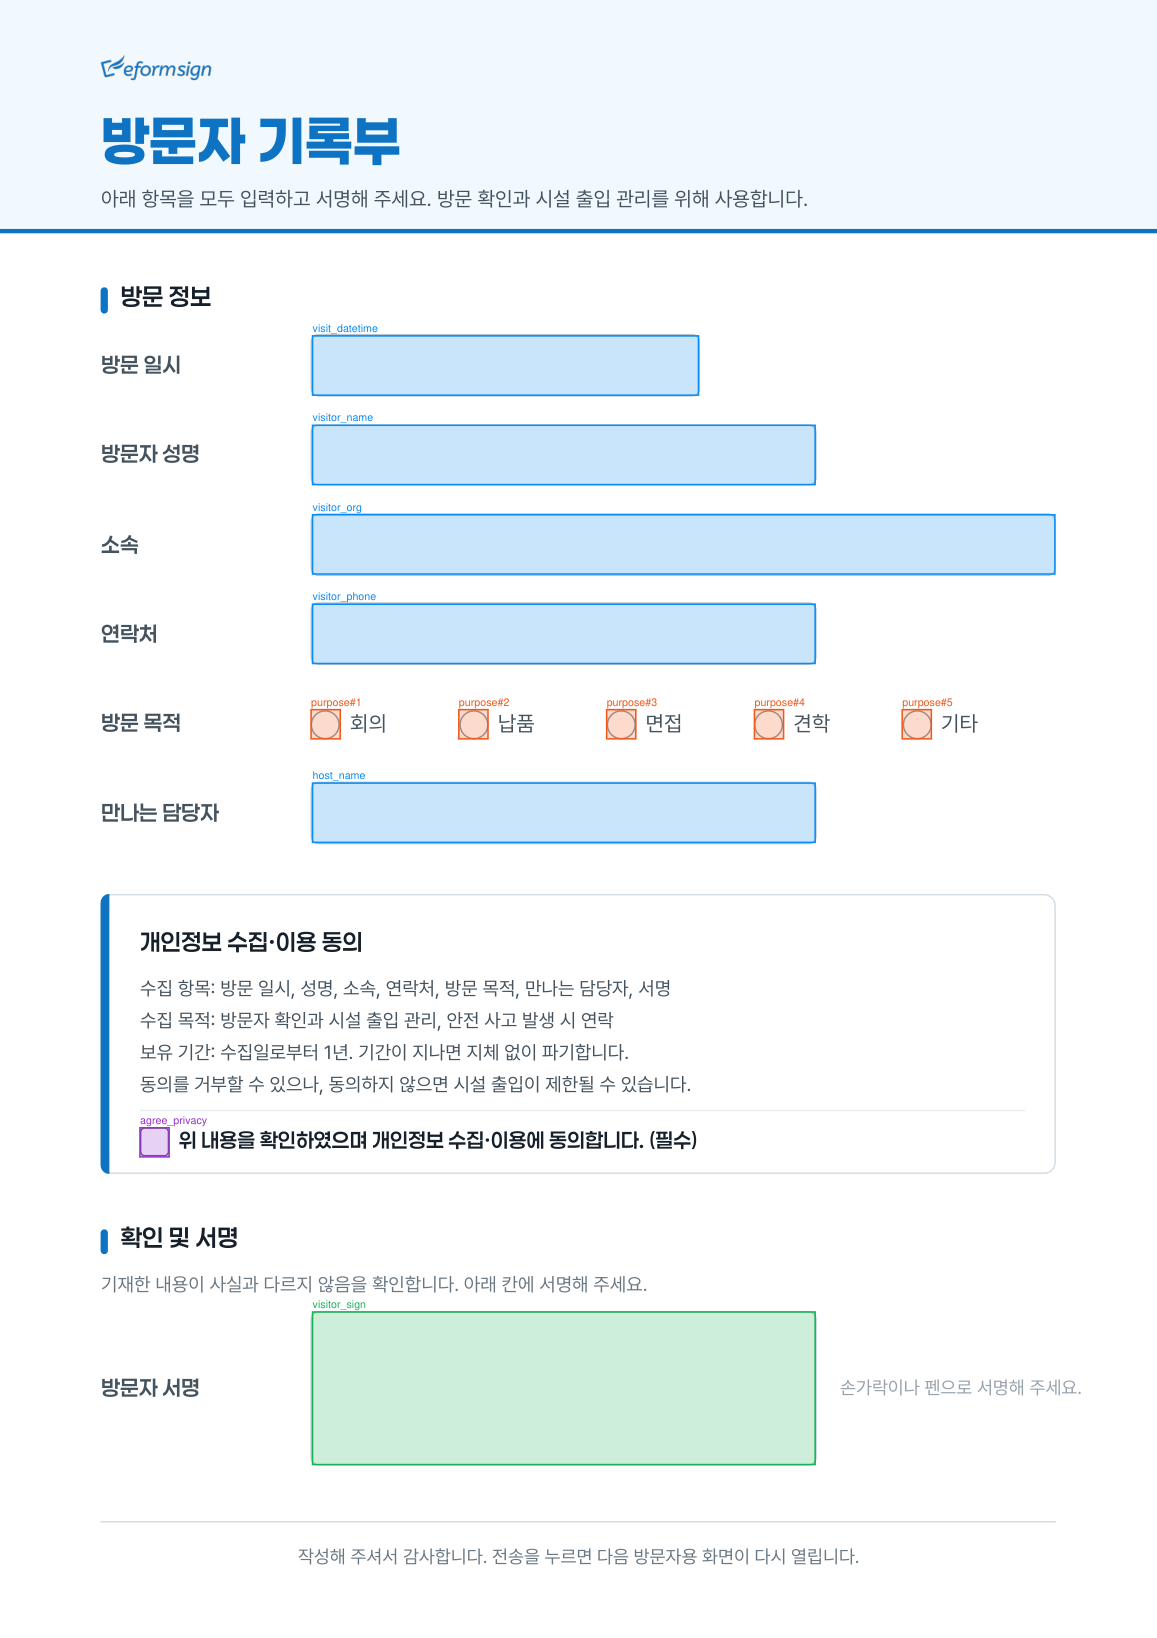

Source code (Python):
# -*- coding: utf-8 -*-
"""layout.design.json 의 좌표를 guestbook-design.pdf 위에 덮어 그려 육안 검수용 PNG 를 만든다.

추출 좌표가 실제로 그려진 박스/밑줄 자리와 맞는지 눈으로 확인하는 게이트다.
좌표가 어긋나면 OZR 입력 컴포넌트가 배경 서식에서 밀려 보인다.

사용: python form/design/overlay-check.py
산출: form/design/overlay-check.png
"""
import json
import os

import fitz  # PyMuPDF

HERE = os.path.dirname(os.path.abspath(__file__))
PDF = os.path.join(HERE, "guestbook-design.pdf")
JSON_PATH = os.path.join(HERE, "layout.design.json")
OUT = os.path.join(HERE, "overlay-check.png")
DPI = 140

KIND_COLOR = {
    "date": (0.05, 0.55, 0.95),
    "text": (0.05, 0.55, 0.95),
    "phone": (0.05, 0.55, 0.95),
    "radio-option": (0.95, 0.35, 0.10),
    "checkbox": (0.60, 0.20, 0.80),
    "signature": (0.10, 0.70, 0.35),
}

# PyMuPDF 기본 폰트(helv)는 한글 글리프가 없어 점으로 찍힌다.
# 검수 이미지의 라벨만 ASCII 로 바꾼다(좌표는 그대로).
ASCII_TAG = {
    "방문일시": "visit_datetime",
    "방문자성명": "visitor_name",
    "소속": "visitor_org",
    "연락처": "visitor_phone",
    "담당자": "host_name",
    "개인정보동의": "agree_privacy",
    "방문자서명": "visitor_sign",
    "방문목적/회의": "purpose#1",
    "방문목적/납품": "purpose#2",
    "방문목적/면접": "purpose#3",
    "방문목적/견학": "purpose#4",
    "방문목적/기타": "purpose#5",
}

spec = json.load(open(JSON_PATH, encoding="utf-8"))
doc = fitz.open(PDF)
assert doc.page_count == 1, f"1페이지가 아니다: {doc.page_count}"
page = doc[0]

for f in spec["fields"]:
    x0, y0, x1, y1 = f["box"]
    color = KIND_COLOR.get(f["kind"], (0.5, 0.5, 0.5))
    rect = fitz.Rect(x0, y0, x1, y1)
    page.draw_rect(rect, color=color, fill=color, fill_opacity=0.22, width=0.8)
    page.insert_text(
        (x0, max(y0 - 2.0, 8.0)),
        ASCII_TAG.get(f["formId"], f["formId"]),
        fontname="helv",
        fontsize=5.5,
        color=color,
    )

pix = page.get_pixmap(dpi=DPI)
pix.save(OUT)
print(json.dumps({"out": OUT, "fields": len(spec["fields"]), "dpi": DPI,
                  "page_rect": [page.rect.x1, page.rect.y1]}, ensure_ascii=False))
